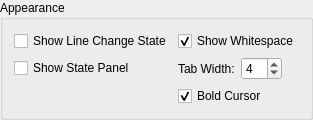
                <widget class="QGroupBox" name="groupBox_9">
                 <property name="title">
                  <string>Appearance</string>
                 </property>
                 <layout class="QGridLayout" name="gridLayout_6">
                  <item row="2" column="0">
                   <layout class="QHBoxLayout" name="horizontalLayout_6">
                    <item>
                     <spacer name="horizontalSpacer_6">
                      <property name="orientation">
                       <enum>Qt::Orientation::Horizontal</enum>
                      </property>
                      <property name="sizeHint" stdset="0">
                       <size>
                        <width>40</width>
                        <height>20</height>
                       </size>
                      </property>
                     </spacer>
                    </item>
                   </layout>
                  </item>
                  <item row="1" column="0">
                   <widget class="QCheckBox" name="checkBoxState">
                    <property name="text">
                     <string>Show State Panel</string>
                    </property>
                    <property name="advancedOption" stdset="0">
                     <bool>true</bool>
                    </property>
                   </widget>
                  </item>
                  <item row="1" column="1">
                   <layout class="QHBoxLayout" name="horizontalLayout_7">
                    <item>
                     <widget class="QLabel" name="label_22">
                      <property name="text">
                       <string>Tab Width:</string>
                      </property>
                     </widget>
                    </item>
                    <item>
                     <widget class="QSpinBox" name="sbTabSpace">
                      <property name="minimum">
                       <number>1</number>
                      </property>
                      <property name="maximum">
                       <number>32</number>
                      </property>
                      <property name="value">
                       <number>4</number>
                      </property>
                     </widget>
                    </item>
                    <item>
                     <spacer name="horizontalSpacer_5">
                      <property name="orientation">
                       <enum>Qt::Orientation::Horizontal</enum>
                      </property>
                      <property name="sizeHint" stdset="0">
                       <size>
                        <width>0</width>
                        <height>20</height>
                       </size>
                      </property>
                     </spacer>
                    </item>
                   </layout>
                  </item>
                  <item row="0" column="1">
                   <widget class="QCheckBox" name="checkBoxShowWhitespace">
                    <property name="text">
                     <string>Show Whitespace</string>
                    </property>
                    <property name="checked">
                     <bool>true</bool>
                    </property>
                    <property name="advancedOption" stdset="0">
                     <bool>true</bool>
                    </property>
                   </widget>
                  </item>
                  <item row="0" column="0">
                   <widget class="QCheckBox" name="checkBoxLineState">
                    <property name="text">
                     <string>Show Line Change State</string>
                    </property>
                    <property name="advancedOption" stdset="0">
                     <bool>true</bool>
                    </property>
                   </widget>
                  </item>
                  <item row="2" column="1">
                   <widget class="QCheckBox" name="checkBoxBoldCursor">
                    <property name="toolTip">
                     <string>Draw cursor as a thick line</string>
                    </property>
                    <property name="text">
                     <string>Bold Cursor</string>
                    </property>
                    <property name="checked">
                     <bool>true</bool>
                    </property>
                    <property name="advancedOption" stdset="0">
                     <bool>true</bool>
                    </property>
                   </widget>
                  </item>
                 </layout>
                </widget>
